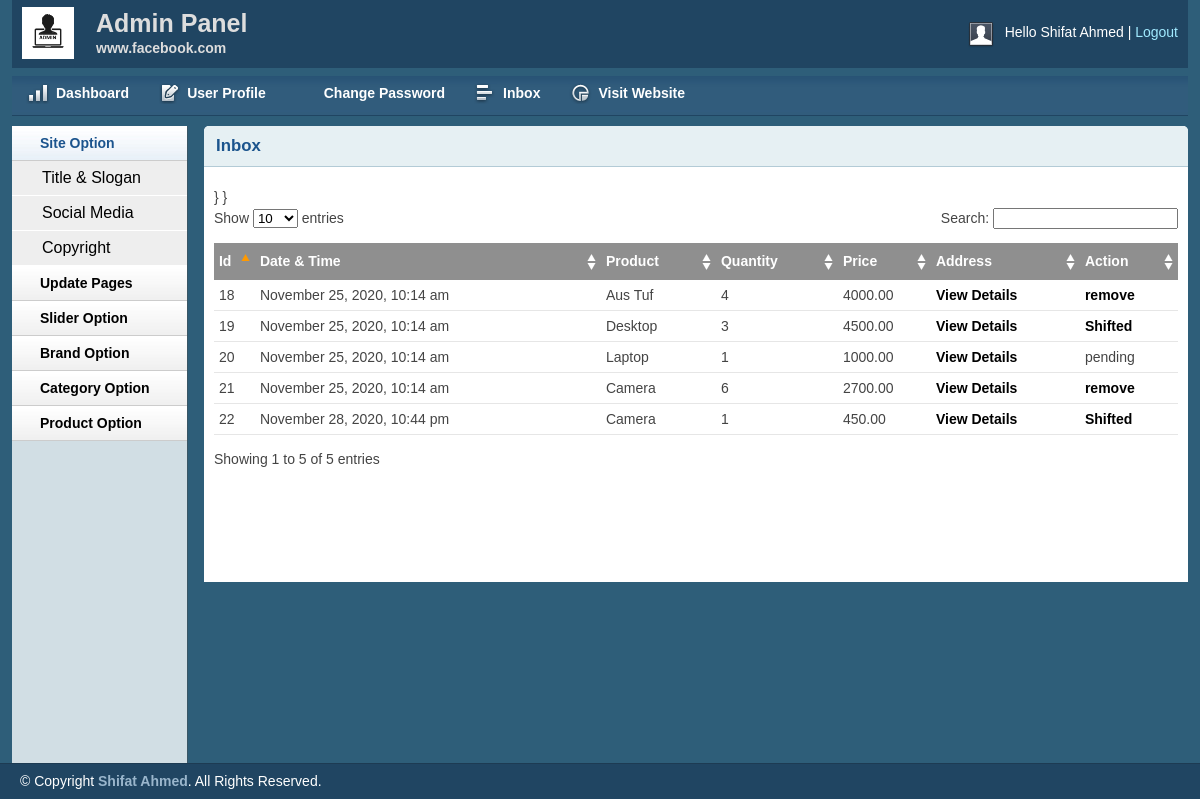
Page /admin/inbox.php (signed in) on the committed database.
### tables this page shows
CREATE TABLE `tbl_order` (
  `orderId` int(11) NOT NULL,
  `cmrId` int(11) NOT NULL,
  `productId` int(11) NOT NULL,
  `productName` varchar(255) NOT NULL,
  `quantity` int(11) NOT NULL,
  `price` float(10,2) NOT NULL,
  `image` varchar(255) NOT NULL,
  `date` datetime NOT NULL DEFAULT current_timestamp(),
  `status` int(11) NOT NULL DEFAULT 0
);

### lib/Database.php (called while the page is built, shortened)
<?php
Class Database{
    public $host   = DB_HOST;
    public $user   = DB_USER;
    public $pass   = DB_PASS;
    public $dbname = DB_NAME;
    public $link;
private function connectDB(){
    $this->link = new mysqli($this->host, $this->user, $this->pass,
    $this->dbname);
 }
 public function delete($query){
 $delete_row = $this->link->query($query) or die($this->link->error.__LINE__);
 if($delete_row){
   return $delete_row;
 } else {
   return false;
  }
 }
}

### classes/Cart.php (called while the page is built, shortened)
<?php
$filepath=realpath(dirname(__FILE__));
include_once ($filepath.'/../lib/Database.php');
include_once ($filepath.'/../helpers/Format.php');
?>
<?php
class Cart{
    private $db;
    public function __construct()
    {
        $this->db=new Database();
    }
      public function getAllOrderProduct(){
        $query="SELECT * FROM tbl_order  ORDER BY date";
        $result=$this->db->delete($query);
        return $result;
      }
}
?>

### helpers/Format.php (called while the page is built, shortened)
<?php
class Format{
 public function formatDate($date){
  return date('F j, Y, g:i a', strtotime($date));
 }
}
?>

### admin/inbox.php (the view, shortened to what this page needs)
<?php include 'inc/header.php';?>
<?php include 'inc/sidebar.php';?>
<?php
	$filepath =realpath(dirname(__FILE__));
	include_once ($filepath.'/../classes/Cart.php');
	include_once ($filepath.'/../helpers/Format.php');
	$fm=new Format();
	$cart=new Cart();
?>
        <div class="grid_10">
            <div class="box round first grid">
				<h2>Inbox</h2>
                <div class="block">
                    <table class="data display datatable" id="example">
					<thead>
						<tr>
							<th>Id</th>
							<th>Date & Time</th>
							<th>Product</th>
							<th>Quantity</th>
							<th>Price</th>
							<th>Address</th>
							<th>Action</th>
						</tr>
					</thead>
					<tbody>
						<?php
						$getOrder=$cart->getAllOrderProduct();
						if($getOrder){
							while($result=$getOrder->fetch_assoc()){
						?>
						<tr class="odd gradeX">
							<td><?php echo $result['orderId']; ?></td>
							<td><?php echo $fm->formatDate($result['date']); ?></td>
							<td><?php echo $result['productName']; ?></td>
							<td><?php echo $result['quantity'] ?></td>
							<td><?php echo $result['price'] ?></td>
							<td><a href="Viewcustomer.php?custId=<?php echo $result['cmrId']?>">View Details</a></td>
							<?php
								if($result['status']=='0'){?>
									<td><a href="?shiftId=<?php echo $result['cmrId'] ?>&
									price=<?php echo $result['price']; ?>">Shifted</a></td>
								<?php } elseif($result['status']=='1') {?>
									<td>pending</td>
									<?php }else{?>
										<td><a href="?delId=<?php echo $result['cmrId'] ?>&
									price=<?php echo $result['price']; ?>">remove</a></td>
								<?php }?>
						</tr>
							<?php } } ?>
					</tbody>
				</table>
               </div>
            </div>
        </div>
<?php include 'inc/footer.php';?>

### admin/css/text.css (style rules this page uses)
body { font: 13px/1.5 Tahoma, Helvetica, Arial, 'Liberation Sans', FreeSans, sans-serif; }
h2 { font-size: 23px; }
p, dl, hr, h1, h2, h3, h4, h5, h6, ol, ul, pre, table, address, fieldset { margin-bottom: 20px; }

### admin/css/grid.css (style rules this page uses)
.grid_1, .grid_2, .grid_3, .grid_4, .grid_5, .grid_6, .grid_7, .grid_8, .grid_9, .grid_10, .grid_11, .grid_12, .grid_13, .grid_14, .grid_15, .grid_16 { display: inline; float: left; margin-left: 1%; margin-right: 1%; }
.container_12 .grid_10 { width: 81.333%; }

### admin/css/layout.css (style rules this page uses)
body { background: #fff none repeat scroll 0 0; color: #444; font-size: 14px; padding: 0; }
a { color: #000; font-weight:bold; text-decoration: none; }
h1, h2, h3, h4, h5, h6 { line-height:1.2em; margin-bottom:.3em; }
h2 { margin-top:1em; }
.box { background:#fff; margin-bottom:20px; padding:10px 10px 10px 10px; margin-left:-8px; }
.box.grid { padding-bottom:40px; }
.box.round { -moz-border-radius: 5px 5px 0px 0px; -webkit-border-radius: 5px 5px 0px 0px; border-radius: 5px 5px 0px 0px; }
.box h2 { font-size:1.2em; font-weight:bold; color:#1B548D; background:#E6F0F3; margin:-10px -10px 0 -10px; padding:10px 12px; border-bottom:1px solid #B3CBD6; -moz-border-radius: 5px 5px 0px 0px; -webkit-border-radius: 5px 5px 0px 0px; border-radius: 5px 5px 0px 0px; }
.box.first { min-height: 406px; }
.block { padding-top:20px; }
.block { padding-bottom:1px; }
table.display { margin: 0 auto; clear: both; width: 100%; }
.sorting_asc { background: #8f8f8f url(../img/table/sort_asc.png) no-repeat center right; padding:8px 5px; text-align:left; color:#fff; }
.sorting { background:#8f8f8f url(../img/table/sort_both.png) no-repeat center right; padding:8px 5px; text-align:left; color:#fff; }
tr.odd { height: 30px; line-height: 30px; border-bottom:1px solid #e6e6e6; }
tr.even { height: 30px; line-height: 30px; border-bottom:1px solid #e6e6e6; }
tr.odd td, tr.even td { padding-left:5px; }

### rows in the picture
tbl_order: orderId "18", date "November 25, 2020, 10:14 am", productName "Aus Tuf", quantity "4", price "4000.00"
tbl_order: orderId "19", date "November 25, 2020, 10:14 am", productName "Desktop", quantity "3", price "4500.00"
tbl_order: orderId "20", date "November 25, 2020, 10:14 am", productName "Laptop", quantity "1", price "1000.00", status "pending"
tbl_order: orderId "21", date "November 25, 2020, 10:14 am", productName "Camera", quantity "6", price "2700.00"
tbl_order: orderId "22", date "November 28, 2020, 10:44 pm", productName "Camera", quantity "1", price "450.00"

### other values in the picture
Session::get('adminName') "Shifat Ahmed"
